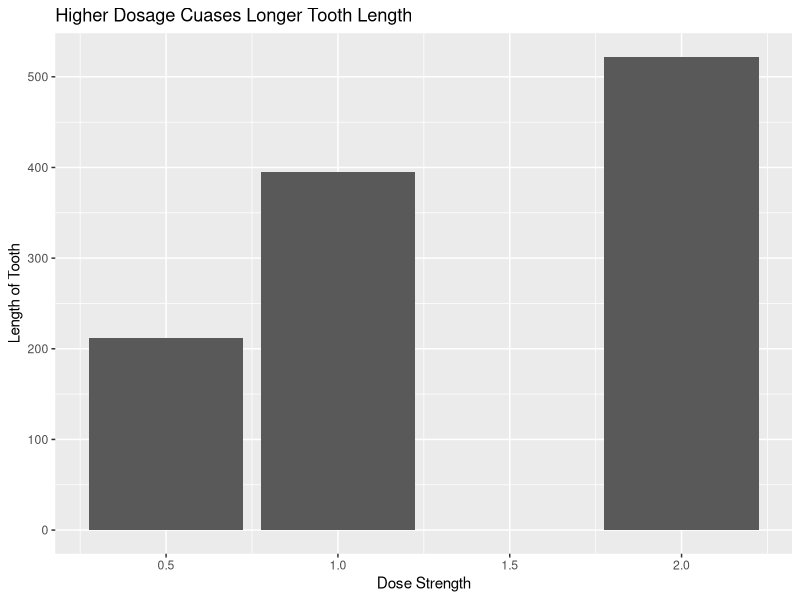
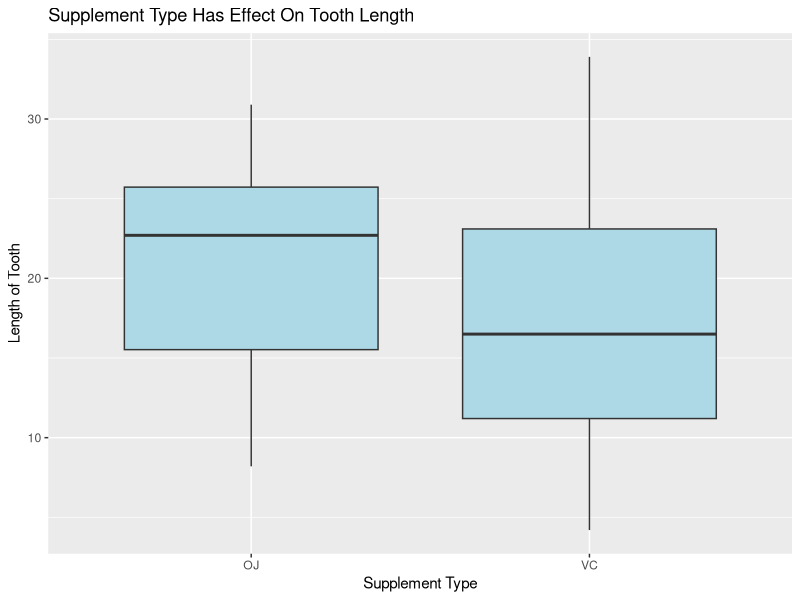
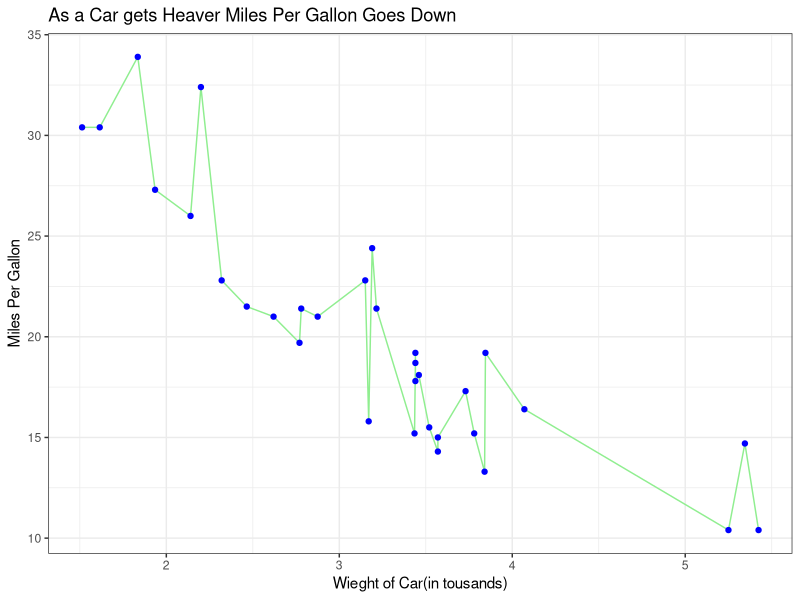
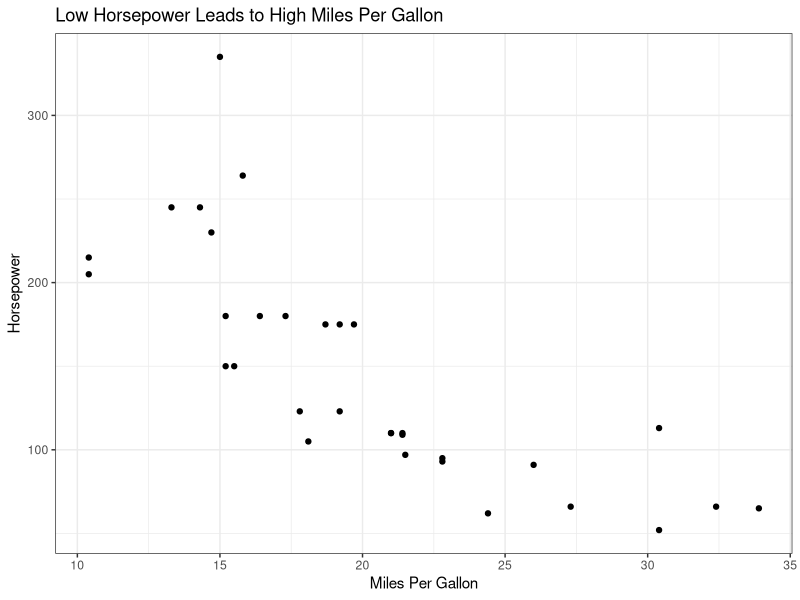

These figures' R source, in order:
## ---- chunk 1
library(ggplot2)
library(readr)
library(knitr)
library(tidyverse)
library(dplyr)
## ---- chunk 2
?ToothGrowth
head(ToothGrowth)
ToothGrowth
## ---- chunk 3
ggplot(ToothGrowth, aes(x=dose, y=len)) + 
  geom_bar(stat = "identity")+
  labs(x="Dose Strength", y="Length of Tooth", title="Higher Dosage Cuases Longer Tooth Length")
## ---- chunk 4
ggplot(ToothGrowth, aes(x=as.factor(supp), y=len)) + 
    geom_boxplot(fill="lightblue") + 
    labs(x="Supplement Type", y="Length of Tooth", title="Supplement Type Has Effect On Tooth Length")
## ---- chunk 5
?mtcars
## ---- chunk 6
ggplot( mtcars, aes(x=wt, y=mpg)) +
    geom_line(color="lightgreen") +
    geom_point(color="blue")+
    labs(x="Wieght of Car(in tousands)", y="Miles Per Gallon", title="As a Car gets Heaver Miles Per Gallon Goes Down")+
  theme_bw()
## ---- chunk 7
ggplot( mtcars, aes(x=mpg, y=hp)) + 
  labs(x="Miles Per Gallon", y="Horsepower", title="Low Horsepower Leads to High Miles Per Gallon")+
  theme_bw()+
    geom_point()
